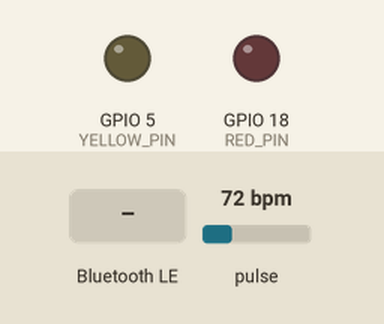
A program run on a simulated ESP32. Parts: output pins drawn as LEDs (lit = HIGH). Dashed ring = blinking. Inputs (shaded band) come from the test bench; at power-on: pulse 72 bpm. Nothing arrives over Bluetooth unless stated; a phone connects over Bluetooth LE 3 s after start; what the program prints to the serial monitor is not drawn.

Above: at 0.0 s.
At 1.5 s:
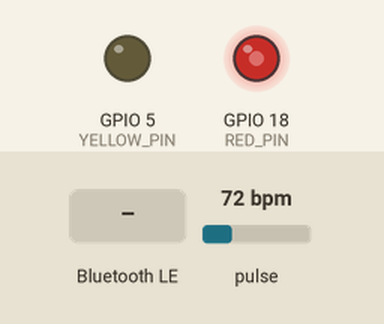
At 3.66 s:
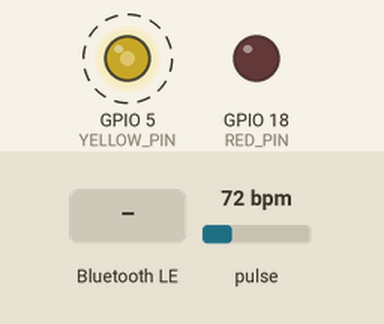
3.9 s: Bluetooth LE write "W,1.20" received
6.9 s: Bluetooth LE write "N,0.00" received
9.9 s: Bluetooth LE write "0" received
Timing chart, 0 to 18.9 s (numbered marks = the images above; inputs shaded):
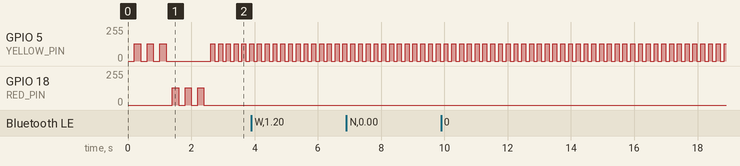

The program:

main.cpp
```cpp
/*
  EchoSenseLED — ESP32 BLE peripheral that receives EchoSense classification
  results from the AbleMind web app (Web Bluetooth, no native app needed)
  and drives two discrete LEDs as a wearable proximity/hazard indicator.

  The phone does all sensing + AI inference (unchanged) — this board is a
  pure output device: it does not sense anything itself.

  Wiring:
    YELLOW LED  anode -> 220-330ohm resistor -> GPIO 5  | cathode -> GND
    RED LED     anode -> 220-330ohm resistor -> GPIO 18 | cathode -> GND
    MAX3010x pulse sensor (I2C): VIN -> 3.3V | GND -> GND
                                  SDA -> GPIO 21 | SCL -> GPIO 22

  MAX3010x pulse sensor: this board reads the user's heart rate directly
  (independent of the phone) and drives the SOS LED pattern locally the
  moment BPM stays at/above PULSE_SOS_BPM for PULSE_SOS_SUSTAIN_MS — no
  phone/BLE connection required for this specific alert, so it still works
  as a physical panic signal even if the app or Bluetooth link is down.

  Protocol (phone -> board, write): "<classCode>,<distanceMeters>"
    classCode: W=wall  P=person  D=doorway  S=stairs  N=none  V=hard-stop  X=SOS
    e.g. "W,1.20"  or  "N,0.00"

  Protocol (board -> phone, notify on PULSE_CHARACTERISTIC_UUID): "<bpm>,<sosActive 0|1>"
    Sent ~2x/second whenever a phone is connected, so the app can show live
    BPM and fire its own full SOS flow (siren, location, WhatsApp) — not just
    the board's local LED pattern — the moment sosActive flips to 1.

  V (hard-stop) is a fused signal: the phone sends it whenever EITHER the
  sonar classifier's own proximity read OR the camera vision model flags an
  immediate hazard (very close obstacle, stairs, curb, moving obstacle,
  etc.). It takes priority over whichever single-sensor class the sonar
  classifier would otherwise be reporting.

  X (SOS) is sent once when the user triggers the emergency SOS control in
  the app (press-and-hold or a deliberate shake gesture) and holds until the
  phone sends a new code on cancel. It's the most urgent, most visually
  distinct pattern of all — meant to draw attention from anyone nearby.
*/

#include <Arduino.h>
#include <BLEDevice.h>
#include <BLEServer.h>
#include <BLEUtils.h>
#include <BLE2902.h>
#include <esp_bt.h>
#include "soc/soc.h"
#include "soc/rtc_cntl_reg.h"
#include <Wire.h>
#include <MAX30105.h>
#include <heartRate.h>

#define YELLOW_PIN 5
#define RED_PIN 18

// Same UUIDs as the web app's src/lib/ble.ts — keep in sync if you change them.
#define SERVICE_UUID              "4fafc201-1fb5-459e-8fcc-c5c9c331914b"
#define CHARACTERISTIC_UUID       "beb5483e-36e1-4688-b7f5-ea07361b26a8"
#define PULSE_CHARACTERISTIC_UUID "c1a9a3e2-2b0a-4f7a-9c2e-6f6a1b6e5d3a"

#define PULSE_NOTIFY_INTERVAL_MS 500

#define NEAR_THRESHOLD_M 1.0

// PWM duty for "on" (0-255) instead of a full digitalWrite HIGH. Laptop USB
// ports often can't supply enough current for two LEDs at full brightness at
// once — this cuts per-LED draw substantially (dimmer but still clearly
// visible) so the board doesn't brown out and reboot when both light up.
#define LED_DUTY 130

// Heart rate must be at/above this for PULSE_SOS_SUSTAIN_MS straight before
// it's treated as real distress and not a noisy single reading.
#define PULSE_SOS_BPM 120
#define PULSE_SOS_SUSTAIN_MS 3000
// Below this raw IR reading, treat it as "no finger/skin on the sensor" —
// avoids false triggers from ambient light noise when nothing is touching it.
#define PULSE_IR_PRESENCE_THRESHOLD 50000
// A single good "finger detected" read latches the touch LED feedback for
// this long — the I2C connection is flaky enough that a real touch often
// only registers for one sample before dropping out, so without a hold this
// feedback would flicker invisibly instead of being a clear signal.
#define FINGER_TOUCH_HOLD_MS 2000
#define RATE_SAMPLES 4

void setYellow(bool on) { analogWrite(YELLOW_PIN, on ? LED_DUTY : 0); }
void setRed(bool on) { analogWrite(RED_PIN, on ? LED_DUTY : 0); }

char classCode = 'N';
float distanceM = 0.0;
unsigned long lastBlinkMs = 0;
bool blinkState = false;

MAX30105 particleSensor;
bool pulseSensorPresent = false;
byte rateSpot = 0;
byte rates[RATE_SAMPLES];
long lastBeat = 0;
int beatAvg = 0;
unsigned long highPulseStartMs = 0;
bool sensorSosActive = false;
unsigned long fingerTouchUntilMs = 0;

BLEServer* pServer = nullptr;
BLECharacteristic* pPulseCharacteristic = nullptr;
bool deviceConnected = false;

class ServerCallbacks : public BLEServerCallbacks {
  void onConnect(BLEServer* s) override {
    deviceConnected = true;
    Serial.println("[BLE] phone connected");
  }
  void onDisconnect(BLEServer* s) override {
    deviceConnected = false;
    Serial.println("[BLE] phone disconnected, re-advertising");
    BLEDevice::startAdvertising(); // keep advertising so the phone can reconnect
  }
};

class CommandCallbacks : public BLECharacteristicCallbacks {
  void onWrite(BLECharacteristic* ch) override {
    String value = ch->getValue().c_str();
    Serial.print("[BLE] received: ");
    Serial.println(value);
    int comma = value.indexOf(',');
    if (comma > 0) {
      classCode = value.charAt(0);
      distanceM = value.substring(comma + 1).toFloat();
    }
  }
};

void setup() {
  // Workaround for weak/laptop-only USB power: the BLE radio's own power-on
  // current spike (not the LEDs) was tripping brownout and hard-resetting
  // the board in a loop, even with a single dimmed LED. Disabling the
  // brownout detector stops that reset loop; dropping CPU clock and BLE TX
  // power reduces the actual current draw so it doesn't need to dip that far
  // in the first place. This is a workaround, not a real fix — a proper 5V/1A+
  // wall adapter + good cable remains the reliable long-term answer.
  WRITE_PERI_REG(RTC_CNTL_BROWN_OUT_REG, 0);
  setCpuFrequencyMhz(80);

  Serial.begin(115200);
  delay(200);
  Serial.println("\n[BOOT] EchoSenseLED starting...");

  pinMode(YELLOW_PIN, OUTPUT);
  pinMode(RED_PIN, OUTPUT);
  setYellow(false);
  setRed(false);

  // Hardware self-test: blink each LED 3x ONE AT A TIME (never both together —
  // that combined draw is what was browning out the board on laptop USB
  // power), independent of BLE/phone, so a wiring problem shows up
  // immediately without needing the app at all.
  Serial.println("[BOOT] LED self-test (yellow x3, then red x3)...");
  for (int i = 0; i < 3; i++) {
    setYellow(true);
    delay(200);
    setYellow(false);
    delay(200);
  }
  for (int i = 0; i < 3; i++) {
    setRed(true);
    delay(200);
    setRed(false);
    delay(200);
  }
  Serial.println("[BOOT] LED self-test done.");

  Wire.begin(21, 22);
  if (particleSensor.begin(Wire, I2C_SPEED_FAST)) {
    pulseSensorPresent = true;
    // Conservative LED brightness (0x1F, not the max 0xFF) — keeps the
    // sensor's own current draw low given this board is already tight on
    // laptop USB power.
    particleSensor.setup(0x1F, 4, 2, 100, 411, 4096);
    Serial.println("[BOOT] MAX3010x pulse sensor found.");
  } else {
    Serial.println("[BOOT] MAX3010x pulse sensor NOT found — SOS-on-high-pulse disabled, everything else unaffected.");
  }

  BLEDevice::init("AbleMind-EchoSense");
  // Lowest TX power: cuts the radio's peak current draw substantially. Range
  // drops (fine — the phone is meant to be right next to/on the user anyway).
  esp_ble_tx_power_set(ESP_BLE_PWR_TYPE_DEFAULT, ESP_PWR_LVL_N12);
  pServer = BLEDevice::createServer();
  pServer->setCallbacks(new ServerCallbacks());

  BLEService* pService = pServer->createService(SERVICE_UUID);
  BLECharacteristic* pCharacteristic = pService->createCharacteristic(
      CHARACTERISTIC_UUID,
      BLECharacteristic::PROPERTY_WRITE | BLECharacteristic::PROPERTY_WRITE_NR);
  pCharacteristic->setCallbacks(new CommandCallbacks());

  pPulseCharacteristic = pService->createCharacteristic(
      PULSE_CHARACTERISTIC_UUID,
      BLECharacteristic::PROPERTY_NOTIFY);
  pPulseCharacteristic->addDescriptor(new BLE2902()); // required for the client to enable notifications

  pService->start();

  BLEAdvertising* pAdvertising = BLEDevice::getAdvertising();
  pAdvertising->addServiceUUID(SERVICE_UUID);
  pAdvertising->start();
  Serial.println("[BOOT] BLE advertising as 'AbleMind-EchoSense'. Ready.");
}

void applySosPattern(unsigned long now) {
  // SOS: fastest alternating strobe of any pattern — the single most
  // urgent, most attention-grabbing signal this board can produce.
  if (now - lastBlinkMs > 60) {
    lastBlinkMs = now;
    blinkState = !blinkState;
  }
  setYellow(blinkState);
  setRed(!blinkState);
}

void applyLeds() {
  unsigned long now = millis();

  // Sensor-triggered SOS (high sustained pulse, detected locally by this
  // board) overrides everything else, including a phone-sent classCode —
  // it's a physical panic signal and works even if BLE is down.
  if (sensorSosActive) {
    applySosPattern(now);
    return;
  }

  // Finger-touch feedback: single LED (yellow only, never both — same
  // brownout-avoidance reason as everything else here) blinking fast whenever
  // the pulse sensor has gotten a valid "finger present" IR reading recently.
  // Independent of whether a full BPM could be computed — a flaky I2C
  // connection can still register a touch even if it can't sustain a stable
  // enough read stream for heartbeat detection.
  if (millis() < fingerTouchUntilMs) {
    if (now - lastBlinkMs > 120) {
      lastBlinkMs = now;
      blinkState = !blinkState;
    }
    setYellow(blinkState);
    setRed(false);
    return;
  }

  if (classCode == 'N') {
    setYellow(false);
    setRed(false);
    return;
  }

  // Note: every pattern below alternates between the two LEDs rather than
  // lighting both at once — that combined draw is what was browning out the
  // board on laptop USB power. Alternating at different rates keeps the
  // patterns just as visually distinct without ever doubling up the current.

  if (classCode == 'X') {
    applySosPattern(now);
    return;
  }

  if (classCode == 'V') {
    // Fused hard-stop (sonar and/or vision): fast alternating strobe,
    // distinct rate from both stairs and SOS, to signal "stop now".
    if (now - lastBlinkMs > 90) {
      lastBlinkMs = now;
      blinkState = !blinkState;
    }
    setYellow(blinkState);
    setRed(!blinkState);
    return;
  }

  if (classCode == 'S') {
    // Stairs: distinct fast alternating pattern regardless of distance.
    if (now - lastBlinkMs > 150) {
      lastBlinkMs = now;
      blinkState = !blinkState;
    }
    setYellow(blinkState);
    setRed(!blinkState);
    return;
  }

  if (distanceM > 0 && distanceM < NEAR_THRESHOLD_M) {
    // Close obstacle: red, blink rate scales with proximity (closer = faster).
    unsigned long blinkIntervalMs = max(80.0f, distanceM * 400.0f);
    if (now - lastBlinkMs > blinkIntervalMs) {
      lastBlinkMs = now;
      blinkState = !blinkState;
    }
    setRed(blinkState);
    setYellow(false);
  } else {
    // Moderate distance: steady yellow.
    setYellow(true);
    setRed(false);
  }
}

unsigned long lastPulseStatusMs = 0;

void checkPulse() {
  if (!pulseSensorPresent) return;

  long irValue = particleSensor.getIR();

  // One status line per second instead of per-read — enough to see whether
  // the sensor connection is actually alive (irValue changing/nonzero) and
  // whether beatAvg is updating, without flooding the log like the raw I2C
  // error messages did.
  if (millis() - lastPulseStatusMs > 1000) {
    lastPulseStatusMs = millis();
    Serial.print("[PULSE] ir=");
    Serial.print(irValue);
    Serial.print(" beatAvg=");
    Serial.println(beatAvg);
  }

  if (checkForBeat(irValue)) {
    long delta = millis() - lastBeat;
    lastBeat = millis();
    float bpm = 60.0 / (delta / 1000.0);
    if (bpm > 20 && bpm < 255) {
      rates[rateSpot++] = (byte)bpm;
      rateSpot %= RATE_SAMPLES;
      int sum = 0;
      for (byte i = 0; i < RATE_SAMPLES; i++) sum += rates[i];
      beatAvg = sum / RATE_SAMPLES;
    }
  }

  bool fingerPresent = irValue > PULSE_IR_PRESENCE_THRESHOLD;
  if (fingerPresent) {
    bool wasTouching = millis() < fingerTouchUntilMs;
    fingerTouchUntilMs = millis() + FINGER_TOUCH_HOLD_MS;
    if (!wasTouching) {
      Serial.print("[PULSE] finger touch detected (ir=");
      Serial.print(irValue);
      Serial.println(") — yellow LED should be blinking now");
    }
  }
  bool highNow = fingerPresent && beatAvg >= PULSE_SOS_BPM;

  if (highNow) {
    if (highPulseStartMs == 0) highPulseStartMs = millis();
    bool wasActive = sensorSosActive;
    sensorSosActive = (millis() - highPulseStartMs) >= PULSE_SOS_SUSTAIN_MS;
    if (sensorSosActive && !wasActive) {
      Serial.print("[PULSE] sustained high BPM (");
      Serial.print(beatAvg);
      Serial.println(") — triggering local SOS");
    }
  } else {
    highPulseStartMs = 0;
    sensorSosActive = false;
  }

  static unsigned long lastNotifyMs = 0;
  if (deviceConnected && pPulseCharacteristic && millis() - lastNotifyMs > PULSE_NOTIFY_INTERVAL_MS) {
    lastNotifyMs = millis();
    char payload[16];
    snprintf(payload, sizeof(payload), "%d,%d", beatAvg, sensorSosActive ? 1 : 0);
    pPulseCharacteristic->setValue((uint8_t*)payload, strlen(payload));
    pPulseCharacteristic->notify();
  }
}

void loop() {
  checkPulse();
  applyLeds();
  delay(10);
}
```

Measured:
- by itself, GPIO 5 (YELLOW_PIN): alternates 130/255 for 0.12 s and 0/255 for 0.12 s
